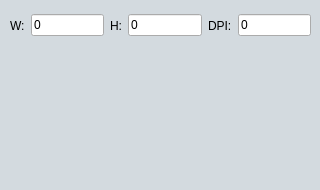
<?xml version="1.0" encoding="UTF-8"?>
<ui version="4.0">
 <class>SizeDock</class>
 <widget class="QDockWidget" name="SizeDock">
  <property name="geometry">
   <rect>
    <x>0</x>
    <y>0</y>
    <width>320</width>
    <height>190</height>
   </rect>
  </property>
  <property name="minimumSize">
   <size>
    <width>320</width>
    <height>190</height>
   </size>
  </property>
  <property name="windowTitle">
   <string>Size</string>
  </property>
  <widget class="QWidget" name="contents">
   <property name="styleSheet">
    <string notr="true">#contents {
background-color: #D3DADF;
}

#padBtn, #padBtnL, #phoneBtn, #phoneBtnL, #phonehBtn, #phonehBtnL {
background-image: none;
background-repeat: no-repeat;
border: 0px;
}</string>
   </property>
   <widget class="QWidget" name="horizontalLayoutWidget">
    <property name="geometry">
     <rect>
      <x>10</x>
      <y>10</y>
      <width>301</width>
      <height>31</height>
     </rect>
    </property>
    <layout class="QHBoxLayout" name="horizontalLayout">
     <item>
      <widget class="QLabel" name="widthLabel">
       <property name="text">
        <string>W:</string>
       </property>
      </widget>
     </item>
     <item>
      <widget class="QLineEdit" name="widthEdit">
       <property name="cursor">
        <cursorShape>IBeamCursor</cursorShape>
       </property>
       <property name="text">
        <string>0</string>
       </property>
      </widget>
     </item>
     <item>
      <widget class="QLabel" name="heightLabel">
       <property name="text">
        <string>H:</string>
       </property>
      </widget>
     </item>
     <item>
      <widget class="QLineEdit" name="heightEdit">
       <property name="text">
        <string>0</string>
       </property>
      </widget>
     </item>
     <item>
      <widget class="QLabel" name="dpiLabel">
       <property name="text">
        <string>DPI:</string>
       </property>
      </widget>
     </item>
     <item>
      <widget class="QLineEdit" name="dpiEdit">
       <property name="text">
        <string>0</string>
       </property>
      </widget>
     </item>
    </layout>
   </widget>
   <widget class="QWidget" name="gridLayoutWidget">
    <property name="geometry">
     <rect>
      <x>10</x>
      <y>50</y>
      <width>301</width>
      <height>101</height>
     </rect>
    </property>
    <layout class="QGridLayout" name="gridLayout">
     <item row="0" column="0">
      <widget class="QPushButton" name="phoneBtn">
       <property name="cursor">
        <cursorShape>PointingHandCursor</cursorShape>
       </property>
       <property name="text">
        <string/>
       </property>
       <property name="icon">
        <iconset resource="../images.qrc">
         <normaloff>:/device/images/phone-portrait.png</normaloff>:/device/images/phone-portrait.png</iconset>
       </property>
       <property name="iconSize">
        <size>
         <width>40</width>
         <height>40</height>
        </size>
       </property>
      </widget>
     </item>
     <item row="0" column="1">
      <widget class="QPushButton" name="phonehBtn">
       <property name="cursor">
        <cursorShape>PointingHandCursor</cursorShape>
       </property>
       <property name="text">
        <string/>
       </property>
       <property name="icon">
        <iconset resource="../images.qrc">
         <normaloff>:/device/images/phone568h-portrait.png</normaloff>:/device/images/phone568h-portrait.png</iconset>
       </property>
       <property name="iconSize">
        <size>
         <width>40</width>
         <height>40</height>
        </size>
       </property>
      </widget>
     </item>
     <item row="0" column="2">
      <widget class="QPushButton" name="padBtn">
       <property name="sizePolicy">
        <sizepolicy hsizetype="Minimum" vsizetype="Fixed">
         <horstretch>0</horstretch>
         <verstretch>0</verstretch>
        </sizepolicy>
       </property>
       <property name="minimumSize">
        <size>
         <width>0</width>
         <height>36</height>
        </size>
       </property>
       <property name="cursor">
        <cursorShape>PointingHandCursor</cursorShape>
       </property>
       <property name="styleSheet">
        <string notr="true"/>
       </property>
       <property name="text">
        <string/>
       </property>
       <property name="icon">
        <iconset resource="../images.qrc">
         <normaloff>:/device/images/ipad-portrait.png</normaloff>:/device/images/ipad-portrait.png</iconset>
       </property>
       <property name="iconSize">
        <size>
         <width>40</width>
         <height>40</height>
        </size>
       </property>
      </widget>
     </item>
     <item row="1" column="0">
      <widget class="QPushButton" name="phoneBtnL">
       <property name="cursor">
        <cursorShape>PointingHandCursor</cursorShape>
       </property>
       <property name="text">
        <string/>
       </property>
       <property name="icon">
        <iconset resource="../images.qrc">
         <normaloff>:/device/images/phone-landscape.png</normaloff>:/device/images/phone-landscape.png</iconset>
       </property>
       <property name="iconSize">
        <size>
         <width>40</width>
         <height>40</height>
        </size>
       </property>
      </widget>
     </item>
     <item row="1" column="1">
      <widget class="QPushButton" name="phonehBtnL">
       <property name="cursor">
        <cursorShape>PointingHandCursor</cursorShape>
       </property>
       <property name="text">
        <string/>
       </property>
       <property name="icon">
        <iconset resource="../images.qrc">
         <normaloff>:/device/images/phone568h-landscape.png</normaloff>:/device/images/phone568h-landscape.png</iconset>
       </property>
       <property name="iconSize">
        <size>
         <width>40</width>
         <height>40</height>
        </size>
       </property>
      </widget>
     </item>
     <item row="1" column="2">
      <widget class="QPushButton" name="padBtnL">
       <property name="cursor">
        <cursorShape>PointingHandCursor</cursorShape>
       </property>
       <property name="text">
        <string/>
       </property>
       <property name="icon">
        <iconset resource="../images.qrc">
         <normaloff>:/device/images/ipad-landscape.png</normaloff>:/device/images/ipad-landscape.png</iconset>
       </property>
       <property name="iconSize">
        <size>
         <width>40</width>
         <height>40</height>
        </size>
       </property>
      </widget>
     </item>
    </layout>
   </widget>
  </widget>
 </widget>
 <resources>
  <include location="../images.qrc"/>
 </resources>
 <connections>
  <connection>
   <sender>padBtn</sender>
   <signal>clicked()</signal>
   <receiver>SizeDock</receiver>
   <slot>clickResizePad()</slot>
   <hints>
    <hint type="sourcelabel">
     <x>261</x>
     <y>101</y>
    </hint>
    <hint type="destinationlabel">
     <x>159</x>
     <y>94</y>
    </hint>
   </hints>
  </connection>
  <connection>
   <sender>padBtnL</sender>
   <signal>clicked()</signal>
   <receiver>SizeDock</receiver>
   <slot>clickResizePadL()</slot>
   <hints>
    <hint type="sourcelabel">
     <x>261</x>
     <y>149</y>
    </hint>
    <hint type="destinationlabel">
     <x>159</x>
     <y>94</y>
    </hint>
   </hints>
  </connection>
  <connection>
   <sender>phoneBtn</sender>
   <signal>clicked()</signal>
   <receiver>SizeDock</receiver>
   <slot>clickResizePhone()</slot>
   <hints>
    <hint type="sourcelabel">
     <x>59</x>
     <y>101</y>
    </hint>
    <hint type="destinationlabel">
     <x>159</x>
     <y>94</y>
    </hint>
   </hints>
  </connection>
  <connection>
   <sender>phoneBtnL</sender>
   <signal>clicked()</signal>
   <receiver>SizeDock</receiver>
   <slot>clickResizePhoneL()</slot>
   <hints>
    <hint type="sourcelabel">
     <x>59</x>
     <y>149</y>
    </hint>
    <hint type="destinationlabel">
     <x>159</x>
     <y>94</y>
    </hint>
   </hints>
  </connection>
  <connection>
   <sender>phonehBtn</sender>
   <signal>clicked()</signal>
   <receiver>SizeDock</receiver>
   <slot>clickResizePhoneH()</slot>
   <hints>
    <hint type="sourcelabel">
     <x>160</x>
     <y>101</y>
    </hint>
    <hint type="destinationlabel">
     <x>159</x>
     <y>94</y>
    </hint>
   </hints>
  </connection>
  <connection>
   <sender>phonehBtnL</sender>
   <signal>clicked()</signal>
   <receiver>SizeDock</receiver>
   <slot>clickResizePhoneHL()</slot>
   <hints>
    <hint type="sourcelabel">
     <x>160</x>
     <y>149</y>
    </hint>
    <hint type="destinationlabel">
     <x>159</x>
     <y>94</y>
    </hint>
   </hints>
  </connection>
 </connections>
 <slots>
  <slot>clickResizePad()</slot>
  <slot>clickResizePadL()</slot>
  <slot>clickResizePhone()</slot>
  <slot>clickResizePhoneL()</slot>
  <slot>clickResizePhoneH()</slot>
  <slot>clickResizePhoneHL()</slot>
 </slots>
</ui>
